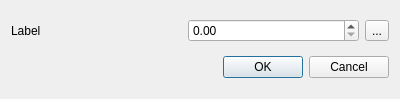
<?xml version="1.0" encoding="UTF-8"?>
<ui version="4.0">
 <class>DataDefinedValueDialog</class>
 <widget class="QDialog" name="DataDefinedValueDialog">
  <property name="geometry">
   <rect>
    <x>0</x>
    <y>0</y>
    <width>400</width>
    <height>99</height>
   </rect>
  </property>
  <property name="windowTitle">
   <string>Dialog</string>
  </property>
  <layout class="QGridLayout" name="gridLayout">
   <item row="0" column="0">
    <widget class="QLabel" name="mLabel">
     <property name="text">
      <string>Label</string>
     </property>
    </widget>
   </item>
   <item row="0" column="1">
    <widget class="QgsDoubleSpinBox" name="mSpinBox">
     <property name="maximum">
      <double>99999999.989999994635582</double>
     </property>
    </widget>
   </item>
   <item row="0" column="2">
    <widget class="QgsDataDefinedButton" name="mDDBtn">
     <property name="text">
      <string>...</string>
     </property>
    </widget>
   </item>
   <item row="1" column="0" colspan="3">
    <widget class="QDialogButtonBox" name="buttonBox">
     <property name="orientation">
      <enum>Qt::Horizontal</enum>
     </property>
     <property name="standardButtons">
      <set>QDialogButtonBox::Cancel|QDialogButtonBox::Ok</set>
     </property>
    </widget>
   </item>
  </layout>
 </widget>
 <customwidgets>
  <customwidget>
   <class>QgsDoubleSpinBox</class>
   <extends>QDoubleSpinBox</extends>
   <header>qgsdoublespinbox.h</header>
  </customwidget>
  <customwidget>
   <class>QgsDataDefinedButton</class>
   <extends>QToolButton</extends>
   <header>qgsdatadefinedbutton.h</header>
  </customwidget>
 </customwidgets>
 <resources/>
 <connections>
  <connection>
   <sender>buttonBox</sender>
   <signal>accepted()</signal>
   <receiver>DataDefinedValueDialog</receiver>
   <slot>accept()</slot>
   <hints>
    <hint type="sourcelabel">
     <x>248</x>
     <y>254</y>
    </hint>
    <hint type="destinationlabel">
     <x>157</x>
     <y>274</y>
    </hint>
   </hints>
  </connection>
  <connection>
   <sender>buttonBox</sender>
   <signal>rejected()</signal>
   <receiver>DataDefinedValueDialog</receiver>
   <slot>reject()</slot>
   <hints>
    <hint type="sourcelabel">
     <x>316</x>
     <y>260</y>
    </hint>
    <hint type="destinationlabel">
     <x>286</x>
     <y>274</y>
    </hint>
   </hints>
  </connection>
 </connections>
</ui>
